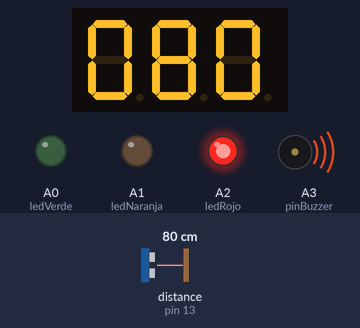
Recording of a sketch running on a simulated Arduino Uno, built with avr-gcc and run on an emulated ATmega328P. Shown: 3-digit seven-segment display, output pins drawn as LEDs (lit = HIGH), buzzer (waves = sounding). Wiring (from diagram.json): ultrasonic range finder: trigger pin 12; echo pin 13; 3-digit 7-segment display, segments lit when HIGH: segments pin 2, pin 3, pin 4, pin 5, pin 6, pin 7, pin 8; digit selects pin 9, pin 10, pin 11. The inputs (shaded band) are chosen by the test bench; at power-on: distance to the obstacle (sensor on pin 13) 80 cm. The echo pulse lasts 58.3 µs per cm; the segment pins are drawn as the display they are named for; pins used as bus, display or sensor lines are not drawn.

Above: at 1.2 s.
1.3 s: distance to the obstacle (sensor on pin 13) set to 96 cm
At 2.6 s:
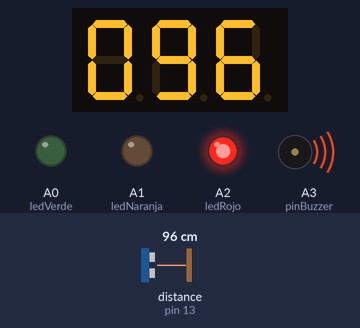
2.9 s: distance to the obstacle (sensor on pin 13) set to 104 cm
At 3.8 s:
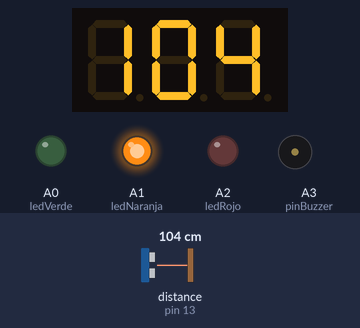
4.5 s: distance to the obstacle (sensor on pin 13) set to 2 cm
At 4.9 s:
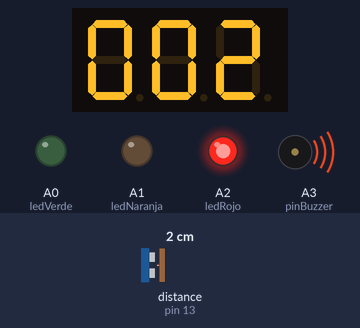
Timing chart, 0 to 7.5 s (numbered marks = the images above; inputs shaded):
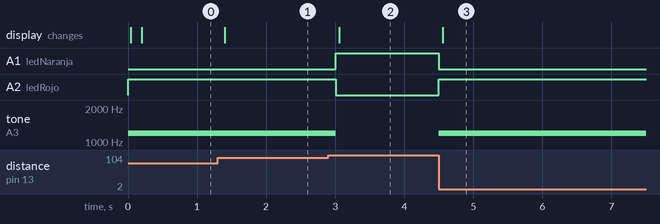

Measured:
- the behaviour switches between 99 and 100 cm on distance to the obstacle (sensor on pin 13) (found by bisection; images 1 and 2)
- after the input at 1.3 s, the display: changes after 0.10 s (image 1)
- after the input at 2.9 s, A1 (ledNaranja): LOW → HIGH after 0.11 s; A2 (ledRojo): HIGH → LOW after 0.11 s; tone on A3 (pinBuzzer): 1200 Hz → silent after 0.11 s; the display: changes after 0.16 s (image 2)
- after the input at 4.5 s, A1 (ledNaranja): HIGH → LOW at once; A2 (ledRojo): LOW → HIGH at once; tone on A3 (pinBuzzer): silent → 1200 Hz at once; the display: changes after 0.06 s (image 3)

The sketch:

sketch.ino
```cpp
// Pines de los 7 segmentos compartidos (A, B, C, D, E, F, G)
const int pinesSegmentos[7] = {2, 3, 4, 5, 6, 7, 8};

// Pines de los catodos comunes de los 3 displays (Centenas, Decenas, Unidades)
const int pinesDigitos[3] = {9, 10, 11};

// Pines del sensor HC-SR04
const int pinTrig = 12;
const int pinEcho = 13;

// Pines de los LEDs y alarma sonora
const int ledVerde   = A0;
const int ledNaranja = A1;
const int ledRojo    = A2;
const int pinBuzzer  = A3;

// Tabla de digitos 0 a 9 para display de catodo comun (A, B, C, D, E, F, G)
const byte tablaDigitos[10][7] = {
  {1, 1, 1, 1, 1, 1, 0}, // 0
  {0, 1, 1, 0, 0, 0, 0}, // 1
  {1, 1, 0, 1, 1, 0, 1}, // 2
  {1, 1, 1, 1, 0, 0, 1}, // 3
  {0, 1, 1, 0, 0, 1, 1}, // 4
  {1, 0, 1, 1, 0, 1, 1}, // 5
  {1, 0, 1, 1, 1, 1, 1}, // 6
  {1, 1, 1, 0, 0, 0, 0}, // 7
  {1, 1, 1, 1, 1, 1, 1}, // 8
  {1, 1, 1, 1, 0, 1, 1}  // 9
};

int distanciaCm = 0;
int digitos[3]  = {0, 0, 0};
int digitoActual = 0;
bool estadoVerde = false;

unsigned long tiempoSensor   = 0;
unsigned long tiempoMux      = 0;
unsigned long tiempoParpadeo = 0;

void apagarDigitos() {
  for (int i = 0; i < 3; i++) {
    digitalWrite(pinesDigitos[i], HIGH);
  }
}

int medirDistanciaCm() {
  apagarDigitos();
  digitalWrite(pinTrig, LOW);
  delayMicroseconds(2);
  digitalWrite(pinTrig, HIGH);
  delayMicroseconds(10);
  digitalWrite(pinTrig, LOW);

  unsigned long duracion = pulseIn(pinEcho, HIGH, 23000);
  if (duracion == 0) {
    return 330;
  }
  int cm = (int)((duracion * 0.0343) / 2.0 + 0.5);
  return constrain(cm, 0, 330);
}

void refrescarDisplays() {
  apagarDigitos();
  int numero = digitos[digitoActual];
  for (int s = 0; s < 7; s++) {
    digitalWrite(pinesSegmentos[s], tablaDigitos[numero][s]);
  }
  digitalWrite(pinesDigitos[digitoActual], LOW);
  digitoActual = (digitoActual + 1) % 3;
}

void setup() {
  for (int s = 0; s < 7; s++) {
    pinMode(pinesSegmentos[s], OUTPUT);
  }
  for (int d = 0; d < 3; d++) {
    pinMode(pinesDigitos[d], OUTPUT);
    digitalWrite(pinesDigitos[d], HIGH);
  }

  pinMode(pinTrig, OUTPUT);
  pinMode(pinEcho, INPUT);
  pinMode(ledVerde, OUTPUT);
  pinMode(ledNaranja, OUTPUT);
  pinMode(ledRojo, OUTPUT);
  pinMode(pinBuzzer, OUTPUT);
}

void loop() {
  unsigned long ahora = millis();

  // Medir distancia cada 150 ms y separar en 3 digitos (0 - 330 cm)
  if (ahora - tiempoSensor >= 150) {
    tiempoSensor = ahora;
    distanciaCm = medirDistanciaCm();
    digitos[0] = (distanciaCm / 100) % 10;
    digitos[1] = (distanciaCm / 10) % 10;
    digitos[2] = distanciaCm % 10;
  }

  // Controlar LEDs y alarma segun la distancia
  if (distanciaCm > 300) {
    // Mayor a 3.0 m: LED verde parpadeando
    if (ahora - tiempoParpadeo >= 300) {
      tiempoParpadeo = ahora;
      estadoVerde = !estadoVerde;
    }
    digitalWrite(ledVerde, estadoVerde);
    digitalWrite(ledNaranja, LOW);
    digitalWrite(ledRojo, LOW);
    noTone(pinBuzzer);
  } else if (distanciaCm >= 100) {
    // De 1.0 m hasta 3.0 m: LED naranja
    digitalWrite(ledVerde, LOW);
    digitalWrite(ledNaranja, HIGH);
    digitalWrite(ledRojo, LOW);
    noTone(pinBuzzer);
  } else {
    // Menor a 1.0 m: LED rojo y alarma sonora
    digitalWrite(ledVerde, LOW);
    digitalWrite(ledNaranja, LOW);
    digitalWrite(ledRojo, HIGH);
    tone(pinBuzzer, 1200);
  }

  // Multiplexar los 3 displays cada 4 ms
  if (ahora - tiempoMux >= 4) {
    tiempoMux = ahora;
    refrescarDisplays();
  }
}
```
